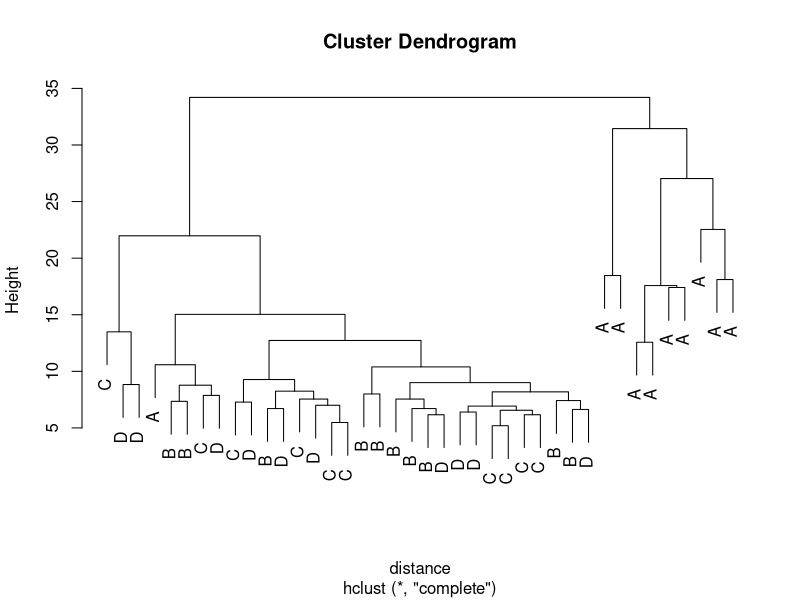
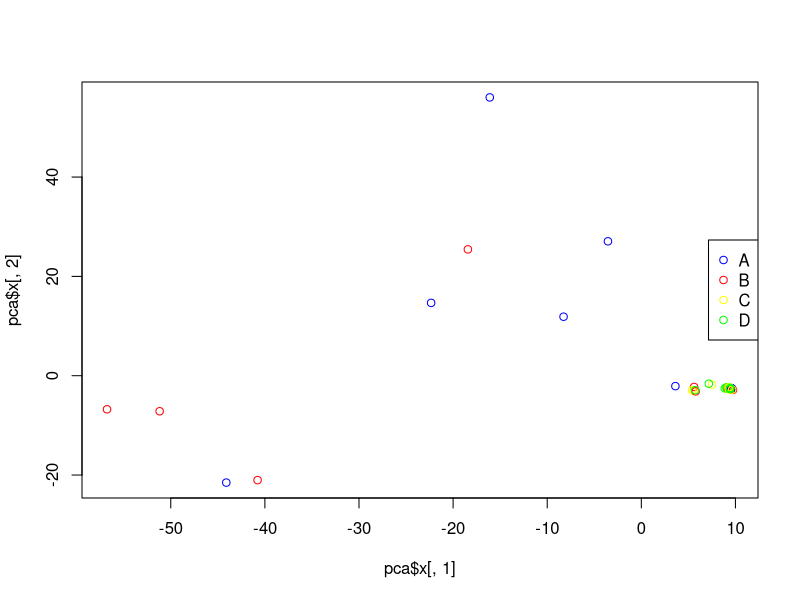

Reproduce these figures in R, in order.

# turtle

### read data
len <- 2000
data <- as.matrix(read.csv("../turtle.genotypes.csv", stringsAsFactors=F, header=F, colClasses=rep("numeric", len)))
dim(data)

### assign an name for each location
locations <- rep(c("A","B","C","D"), each=10)

## 1) population subdivision

### to test whether there is population subdivision we can do several things

### for instance, we can build a tree of all samples and check whether we observe some cluster
### we can do this by first building a distance matrix and then a tree

distance <- dist(data)

tree <- hclust(distance)

plot(tree, labels=locations)

### or we can do a PCA
### we can filter our low-frequency variants first
colors <- rep(c("blue","red","yellow","green"), each=5)

index <- which(apply(FUN=sum, X=data, MAR=2)/(nrow(data)*2)>0.03)

pca <- prcomp(data[,index], center=T, scale=T)

summary(pca)

plot(pca$x[,1], pca$x[,2], col=colors, pch=1)
legend("right", legend=sort(unique(locations)), col=unique(colors), pch=1)

### or we can calculate FST between locations from haplotype

data2 <- as.matrix(read.csv("../turtle.csv", stringsAsFactors=F, header=F, colClasses=rep("numeric", len)))

calcFST <- function(pop1, pop2) {

	# only for equal sample sizes!

	fA1 <- as.numeric(apply(FUN=sum, X=pop1, MAR=2)/nrow(pop1))
	fA2 <- as.numeric(apply(FUN=sum, X=pop2, MAR=2)/nrow(pop2))

	FST <- rep(NA, length(fA1))

	for (i in 1:length(FST)) {

		HT <- 2 * ( (fA1[i] + fA2[i]) / 2 ) * (1 - ((fA1[i] + fA2[i]) / 2) )
		HS <- fA1[i] * (1 - fA1[i]) + fA2[i] * (1 - fA2[i]) 

		FST[i] <- (HT - HS) / HT

	}
	FST
}

snps <- which(apply(FUN=sum, X=data2, MAR=2)/(nrow(data2))>0.03)

cat("\nFST value (average):",
"\nA vs B", mean(calcFST(data2[1:20,snps], data2[21:40,snps]), na.rm=T),
"\nA vs C", mean(calcFST(data2[1:20,snps], data2[41:60,snps]), na.rm=T),
"\nA vs D", mean(calcFST(data2[1:20,snps], data2[61:80,snps]), na.rm=T),
"\nB vs C", mean(calcFST(data2[21:40,snps], data2[41:60,snps]), na.rm=T),
"\nB vs D", mean(calcFST(data2[21:40,snps], data2[61:80,snps]), na.rm=T),
"\nC vs D", mean(calcFST(data2[41:60,snps], data2[61:80,snps]), na.rm=T),"\n")

### these values indicate a certain degree of population subdivision

## 2) there is no evidence for isolation by distance, but instead of admixture









































